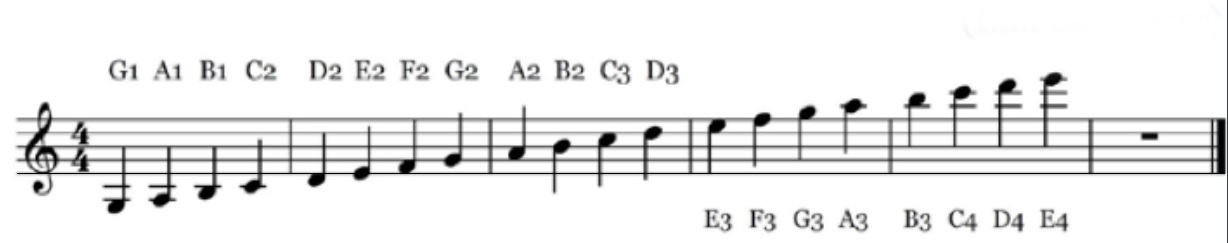
%> input picture Testbilder/SKALAN.jpg, 1228 x 243 px
$ octave --eval "result = TNM034(imread('Testbilder/SKALAN.jpg'));"   (GNU Octave 9; MATLAB toolbox functions it lacks are replaced by stand-ins)
%> lines starting %> are read from the running program, lines starting %| are printed output that depends on the picture; in (x1, y1, x2, y2) boxes, pixels count from 0 and x2, y2 are one past the last pixel; in counts of white or black regions, pixels touching at a corner belong together; the program's own positions count from 1
function [ noteSheet ] = TNM034( Im )
%%%%%%%%%%%%%%%%%%%%%%%%%%%%
%%%% TNM034(Im) testing %%%%
%%%%%%%%%%%%%%%%%%%%%%%%%%%%


% PREPROCESSING
Im = im2double( Im ); % Convert image to double

%% Masking
[ySize, xSize] = size(Im);
%> ySize = 243; xSize = 3684
xSize = xSize/3;
%> xSize = 1228
dChannel = 0.2;
ImGrayTest = rgb2gray(Im);

%%

% Mask the area of the notesheet
for i = 1:xSize -1
    for j = 1:ySize -1
        if(abs(Im(j, i, 1) - Im(j, i, 2)) < dChannel && abs(Im(j, i, 1) - Im(j, i, 3)) < dChannel)
            ImGrayTest(j, i) = 0;
        end
    end
end
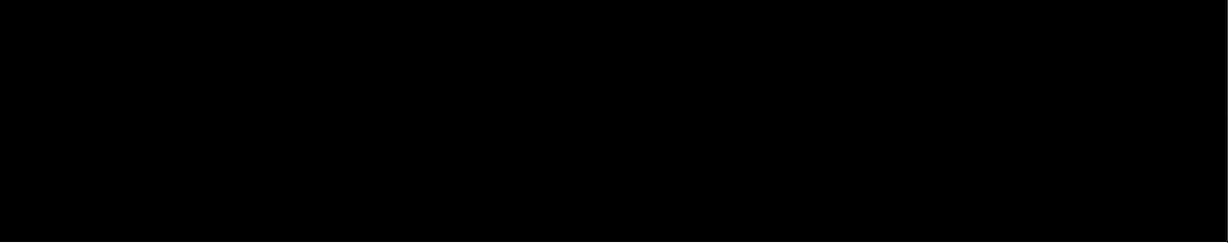
%> ImGrayTest: size 243x1228 double; min 0, max 1, mean 0.00431

%%
resMask = ImGrayTest > 0;
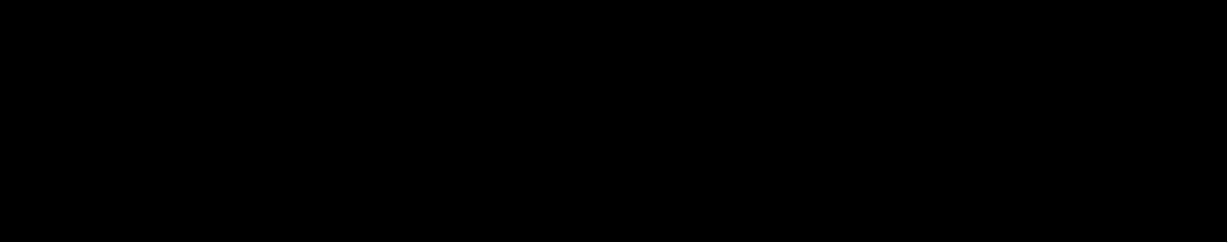
%> resMask: size 243x1228 logical; 0.49% white in thin lines or dots
se = strel('line',11,90);
resMask = imerode(resMask, se);
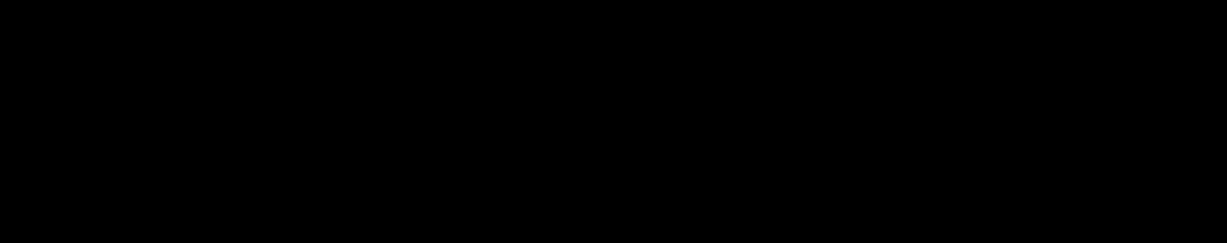
%> resMask: size 243x1228 logical; 0.08% white in thin lines or dots, all inside (x1, y1, x2, y2) = (1227, 0, 1228, 243)
resMask = imdilate(resMask, se);

points = detectHarrisFeatures(resMask);
%> points = 1 point; (x, y): (612, 122)
points = points.Location; %Extract the coordinates
%> points = [612 122]

% Find corner points by finding the points closest to the corners of the
% whole image

resMaskInv = abs(resMask-1);
resMaskPAD = padarray(resMaskInv,[20 20]);
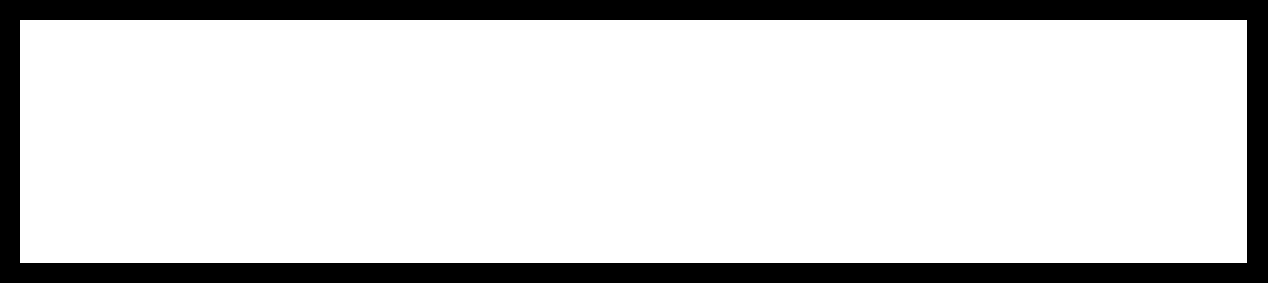
%> resMaskPAD: size 283x1268 double; values 0 (black) and 1 (white), 83.1% white; 1 black region, box (x1, y1, x2, y2) and area: (0, 0, 1268, 283) 60683

se1 = strel('disk',3);

resMaskPAD = imopen(resMaskPAD, se1);
%> resMaskPAD: size 283x1268 double; values 0 (black) and 1 (white), 83.1% white; 1 black region, box (x1, y1, x2, y2) and area: (0, 0, 1268, 283) 60687
resMaskPAD = imclose(resMaskPAD, se1);

[y,x] = size(resMaskPAD);
%> y = 283; x = 1268


C = corner(resMaskPAD,'Harris');
%> C = [1246 22; 1246 262; 22 22; 22 262]

%%
for p=1:length(C)
    thisX = C(p,1);
    thisY = C(p,2);


    C(p,3)=pdist([0, 0; thisX, thisY], 'euclidean');       %top left
    C(p,4)=pdist([x, 0; thisX, thisY], 'euclidean');       %top right
    C(p,5)=pdist([0, y; thisX, thisY], 'euclidean');       %bottom left
    C(p,6)=pdist([x, y; thisX, thisY], 'euclidean');       %bottom right
end
%> this loop made 4 passes
%> (thisX, thisY) on passes 1 to 4: (1246, 22), (1246, 262), (22, 22), (22, 262)
%> after the loop, C = [1246 22 1246.2 31.11 1273 261.9; 1246 262 1273.2 262.9 1246.2 30.41; 22 22 31.11 1246.2 261.9 1273; 22 262 262.9 1273.2 30.41 1246.2]

[~, ITL] = min(C(:,3)) ;
%> ITL = 3
[~, ITR] = min(C(:,4)) ;
%> ITR = 1
[~, IBL] = min(C(:,5)) ;
%> IBL = 4
[~, IBR] = min(C(:,6)) ;
%> IBR = 2

topLeft = C(ITL, 1:2);
%> topLeft = [22 22]
topRigt = C(ITR, 1:2);
%> topRigt = [1246 22]
botLeft = C(IBL, 1:2);
%> botLeft = [22 262]
botRigt = C(IBR, 1:2);
%> botRigt = [1246 262]

%%

%imshow(resMaskPAD);
ImPAD = padarray(Im,[20 20]);
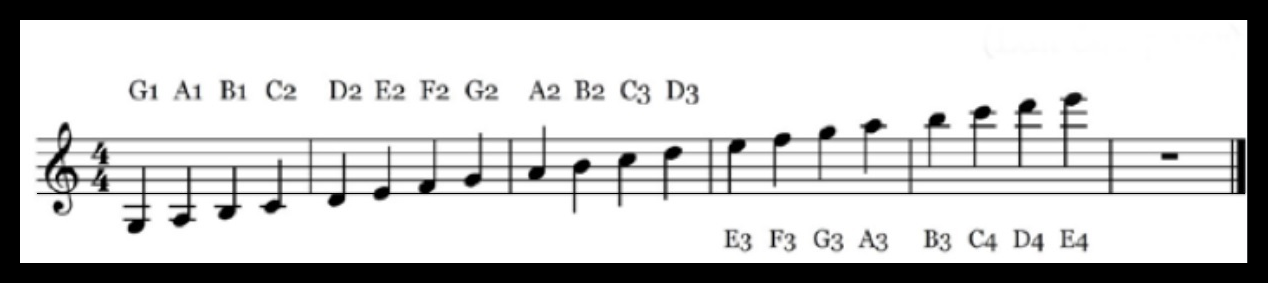
%> ImPAD: size 283x1268x3 double; mean R, G, B 0.771, 0.771, 0.771


%%


xMin = topLeft(1);
%> xMin = 22
xMax = botRigt(1);
%> xMax = 1246
yMin = topLeft(2);
%> yMin = 22
yMax = botRigt(2);
%> yMax = 262

movingPoints=[topLeft; topRigt; botRigt; botLeft]; %(x,y) coordinate
%> movingPoints = [22 22; 1246 22; 1246 262; 22 262]
fixedPoints= [xMin yMin; xMax yMin; xMax yMax; xMin yMax];
%> fixedPoints = [22 22; 1246 22; 1246 262; 22 262]


Tform = fitgeotrans(movingPoints,fixedPoints,'projective');
%> Tform = transform with T = [1 2.85e-18 1.21e-20; 1.88e-34 1 1.5e-37; -3.32e-16 -3.95e-15 1]
R=imref2d(size(ImPAD),[1 size(ImPAD,2)],[1 size(ImPAD,1)]);
%> (the run ends here)
